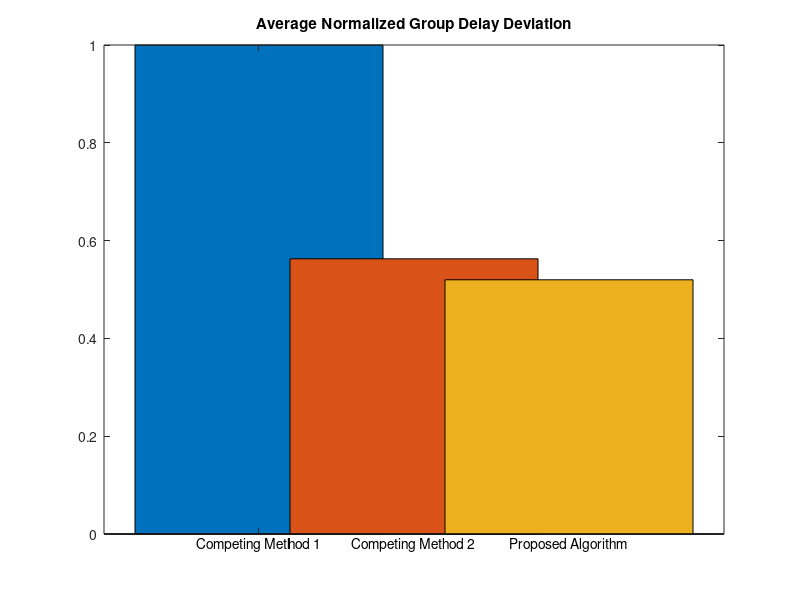

This figure's MATLAB source:
data=[1 1 1; 0.562768022 2 2; 0.519855282 3 0];
%First column is the sorted value
%Second column is the index for the YTickLabel
%Third column is the reaction direction
% Data(1,3) = 1 -> bar in red
% Data(1,3) = 0 -> bar in blue
uniNames = {'Competing Method 1','Competing Method 2','Proposed Algorithm'};
%This was the original script....
H = data(:, 1);
N = numel(H);
for i=1:N
  h = bar(i, H(i));
  if i == 1, hold on, end
  if data(i, 3) == 1
    col = [0, 0.4470, 0.7410];
  elseif data(i,3) == 2
    col = [0.8500, 0.3250, 0.0980];
  else
    col = [0.9290, 0.6940, 0.1250];
  end
  set(h, 'FaceColor', col) 
end
set(gca, 'XTickLabel', '')  
xlabetxt = uniNames(data(:,2));
ylim([0 1]); ypos = -max(ylim)/50;
text(1:N,repmat(ypos,N,1), ...
     xlabetxt','horizontalalignment','center')
text(.55,77.5,'A','FontSize',25)

title('Average Normalized Group Delay Deviation')